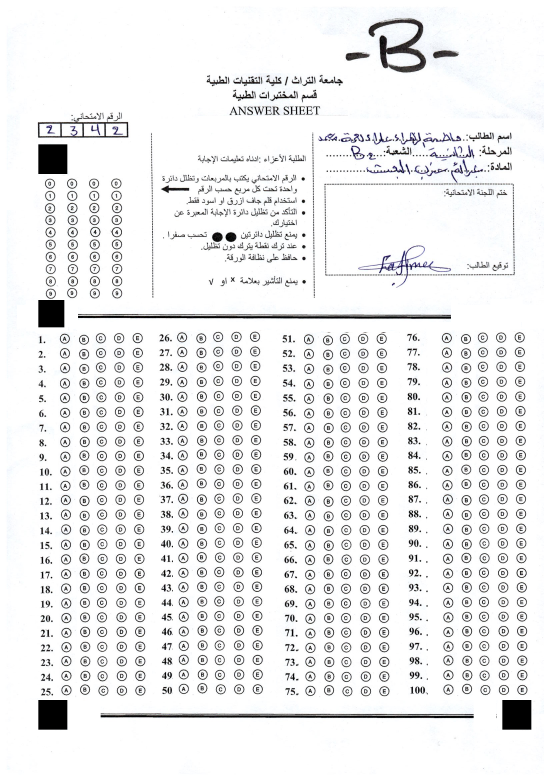
#> input picture testimage.png, 1652 x 2342 px (shown at 1/3 size)
$ python -i image_preprocessing.py   (imports and definitions only)
#> lines starting #> are read from the running program, lines starting #| are printed output that depends on the picture; after the words box and inside, x2 and y2 are one past the last pixel; in counts of white or black regions, pixels touching at a corner belong together
#> further down, picture is the input picture: shape (2342, 1652, 3); mean B, G, R 237.5, 237, 236.8
import fitz  # PyMuPDF
import os
from PIL import Image
import cv2
import numpy as np


# [67 lines left out: functions pdf_to_images, resize_images, display_images, add_for_squared_in_image_corners, not called in this run]

def getCannyFrame( frame, s1=127, s2=255):
        gray = cv2.cvtColor(frame, cv2.COLOR_RGBA2GRAY)
        return cv2.Canny(gray, s1, s2)

# [151 lines left out: functions getAdaptiveThresh, save_images, getCircularContours, draw_contours_on_frame, get_sub_images, analyse_sub_images, not called in this run]
        # save_images([ad_image,drawed_bubbles],f'page_{i}_',f'_({bubbles_count})_')

def find_four_squares(frame, analyses=False):
#> called with analyses = False
    gray = cv2.cvtColor(frame, cv2.COLOR_BGR2GRAY)
    blurred = cv2.GaussianBlur(gray, (5, 5), 0)
    edged = cv2.Canny(blurred, 50, 150)
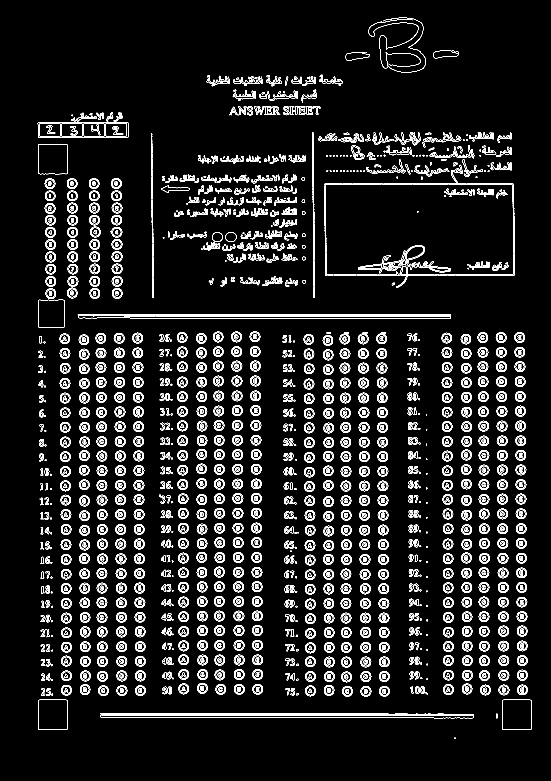
#> edged: shape (2342, 1652) (shown at 1/3 size); 5.5% white in thin lines or dots, all inside (x1, y1, x2, y2) = (113, 53, 1595, 2216)

    contours, _ = cv2.findContours(edged, cv2.RETR_EXTERNAL, cv2.CHAIN_APPROX_SIMPLE)
#> contours = 1519 contours, 566 with area under 20; largest, box (x1, y1, x2, y2) and area: (113, 344, 385, 413) 12454, (114, 2099, 203, 2190) 7796, (1506, 2099, 1595, 2190) 7794, (114, 432, 203, 523) 7769, (114, 899, 194, 983) 6389
    squares = []

    for contour in contours:
        approx = cv2.approxPolyDP(contour, 0.04 * cv2.arcLength(contour, True), True)
        if len(approx) == 4:
            x, y, w, h = cv2.boundingRect(approx)
            aspect_ratio = w / float(h)
            if 0.9 <= aspect_ratio <= 1.1 and w < frame.shape[1] / 10:  # Check if the contour is approximately square and width is less than frame width/10
                squares.append(approx)
#> this loop made 1519 passes
#> (approx, x, y, w, h, aspect_ratio) on passes 1, 2, 4, 5, 13, 47: ([[1367, 2215], [1365, 2212], [1363, 2213], [1363, 2215]], 1363, 2212, 5, 4, 1.25), ([[1489, 2141], [1489, 2154], [1491, 2154], [1491, 2141]], 1489, 2141, 3, 14, 0.214), ([[1507, 2100], [1507, 2188], [1593, 2188], [1593, 2100]], 1507, 2100, 87, 89, 0.978), ([[115, 2100], [115, 2188], [201, 2188], [201, 2100]], 115, 2100, 87, 89, 0.978), ([[868, 2064], [856, 2067], [865, 2069], [861, 2085]], 856, 2064, 13, 22, 0.591), ([[880, 2019], [871, 2035], [882, 2040], [884, 2032]], 871, 2019, 14, 22, 0.636)
#> (x, y, w, h, aspect_ratio) on passes 78, 84, 119, 123, 145, 150: (1261, 1988, 5, 5, 1), (486, 1972, 13, 22, 0.591), (855, 1932, 14, 22, 0.636), (486, 1928, 14, 22, 0.636), (871, 1908, 12, 2, 6), (517, 1901, 3, 5, 0.6)
#> after the loop, squares = 36 contours, 32 with area under 20; largest, box (x1, y1, x2, y2) and area: (1507, 2100, 1594, 2189) 7568, (115, 2100, 202, 2189) 7568, (115, 433, 202, 522) 7568, (115, 900, 193, 982) 6237

    # Sort squares by area and select the largest 4
    squares = sorted(squares, key=cv2.contourArea, reverse=True)[:4]
#> squares = 4 contours; box (x1, y1, x2, y2) and area: (1507, 2100, 1594, 2189) 7568, (115, 2100, 202, 2189) 7568, (115, 433, 202, 522) 7568, (115, 900, 193, 982) 6237

    if analyses:
        analyzed_frame = frame.copy()
        cv2.drawContours(analyzed_frame, squares, -1, (0, 255, 0), 2)
        display_images([analyzed_frame], "Analyzed Squares", 30)

    squares = sorted(squares, key=lambda c: cv2.boundingRect(c)[1])  # Sort by y-axis
#> squares = 4 contours; box (x1, y1, x2, y2) and area: (115, 433, 202, 522) 7568, (1507, 2100, 1594, 2189) 7568, (115, 2100, 202, 2189) 7568, (115, 900, 193, 982) 6237
    squares[-2:] = sorted(squares[-2:], key=lambda c: cv2.boundingRect(c)[0])  # Sort by x-axis

    return squares

# [97 lines left out: functions get_five_sub_images, OrigingetFourPoints, OrigingetCannyFrame, OrigingetAdaptiveThresh, OrigingetOvalContours, not called in this run]

>>> import cv2
>>> picture = cv2.imread('testimage.png')
>>> result = find_four_squares(picture)
#> result = 4 contours; box (x1, y1, x2, y2) and area: (115, 433, 202, 522) 7568, (115, 2100, 202, 2189) 7568, (1507, 2100, 1594, 2189) 7568, (115, 900, 193, 982) 6237

$ run again, on blank.png
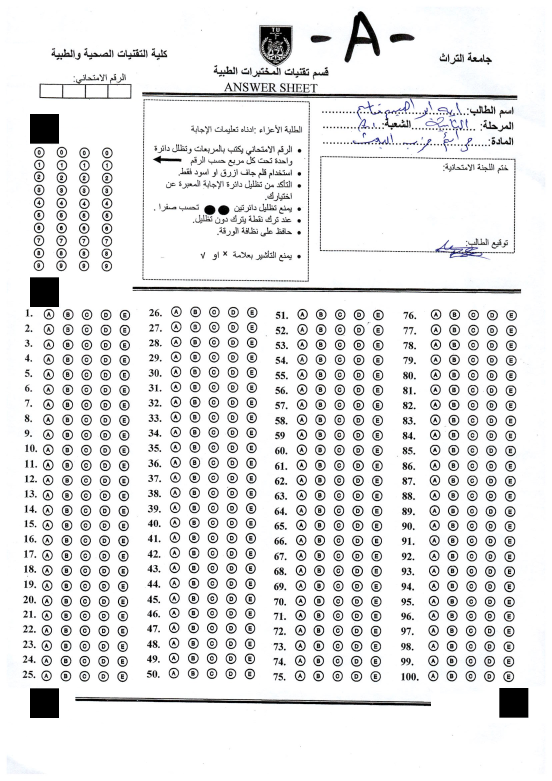
#> input picture blank.png, 1656 x 2342 px (shown at 1/3 size)
#> picture is the input picture: shape (2342, 1656, 3); mean B, G, R 232.1, 231.8, 231.5
#> in find_four_squares, `edged = cv2.Canny(blurred, 50, 150)`:
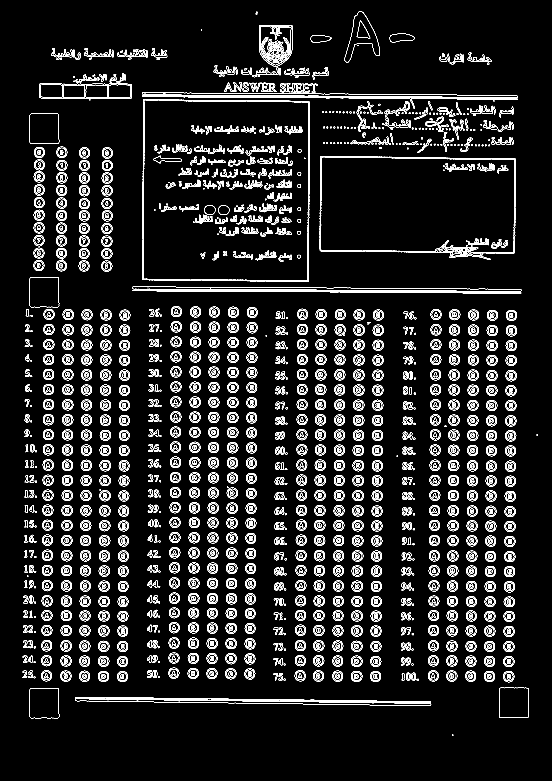
#> edged: shape (2342, 1656) (shown at 1/3 size); 5.9% white in thin lines or dots, all inside (x1, y1, x2, y2) = (68, 33, 1614, 2207)
#> contours = 1511 contours, 555 with area under 20; largest, box (x1, y1, x2, y2) and area: (226, 2091, 1294, 2118) 12869, (777, 75, 878, 201) 10760, (89, 831, 178, 922) 7792, (89, 2064, 178, 2155) 7791, (1497, 2063, 1586, 2154) 7786
#> the loop in find_four_squares, `for contour in contours:` made 1511 passes
#> (approx, x, y, w, h, aspect_ratio) on passes 1, 3, 4, 6, 11: ([[1356, 2204], [1356, 2206], [1359, 2206], [1359, 2204]], 1356, 2204, 4, 3, 1.33), ([[90, 2065], [90, 2153], [176, 2153], [176, 2065]], 90, 2065, 87, 89, 0.978), ([[1498, 2064], [1498, 2152], [1584, 2152], [1584, 2064]], 1498, 2064, 87, 89, 0.978), ([[1251, 2036], [1250, 2040], [1254, 2041], [1255, 2037]], 1250, 2036, 6, 6, 1), ([[1211, 2019], [1205, 2023], [1206, 2041], [1213, 2039]], 1205, 2019, 9, 23, 0.391)
#> after the loop in find_four_squares, `for contour in contours:`: squares = 40 contours, 35 with area under 20; largest, box (x1, y1, x2, y2) and area: (90, 2065, 177, 2154) 7568, (1498, 2064, 1585, 2153) 7568, (90, 832, 177, 921) 7568, (90, 342, 177, 431) 7568, (1252, 417, 1294, 459) 329
#> in find_four_squares, `squares = sorted(squares, key=cv2.contourArea, reverse=True)[:4]`: squares = 4 contours; box (x1, y1, x2, y2) and area: (90, 2065, 177, 2154) 7568, (1498, 2064, 1585, 2153) 7568, (90, 832, 177, 921) 7568, (90, 342, 177, 431) 7568
#> in find_four_squares, `squares = sorted(squares, key=lambda c: cv2.boundingRect(c)[1])`: squares = 4 contours; box (x1, y1, x2, y2) and area: (90, 342, 177, 431) 7568, (90, 832, 177, 921) 7568, (1498, 2064, 1585, 2153) 7568, (90, 2065, 177, 2154) 7568
#> result = 4 contours; box (x1, y1, x2, y2) and area: (90, 342, 177, 431) 7568, (90, 832, 177, 921) 7568, (90, 2065, 177, 2154) 7568, (1498, 2064, 1585, 2153) 7568

$ run again, on 1 - Copy.jpg
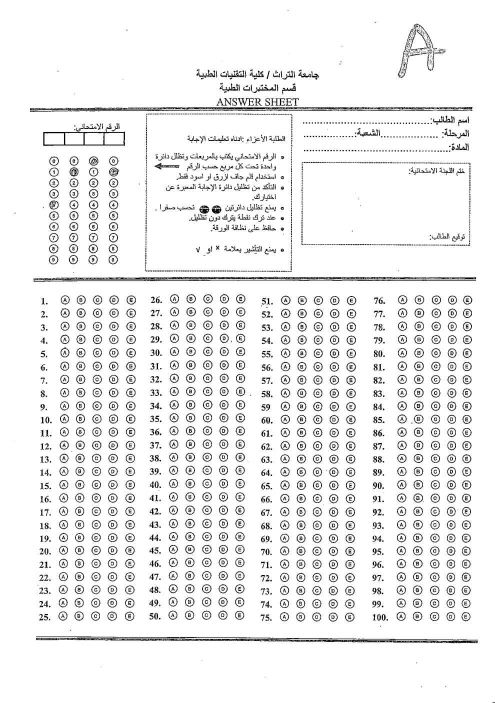
#> input picture 1 - Copy.jpg, 989 x 1405 px (shown at 1/2 size)
#> picture is the input picture: shape (1405, 989, 3); min 0, max 255, mean 237.1
#> in find_four_squares, `edged = cv2.Canny(blurred, 50, 150)`:
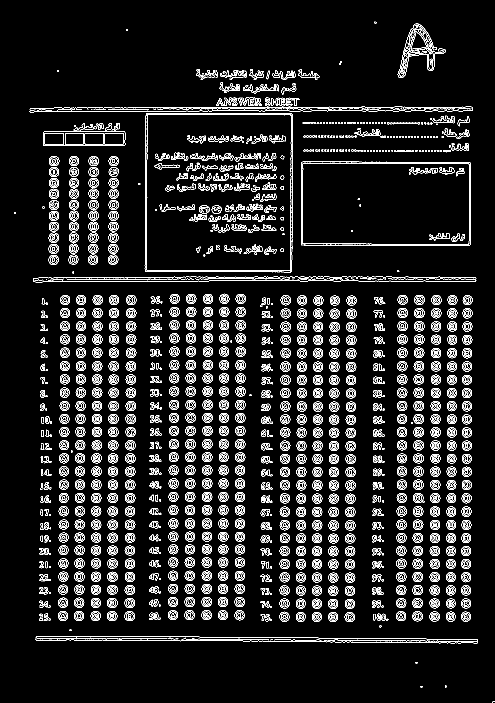
#> edged: shape (1405, 989) (shown at 1/2 size); 8.7% white in thin lines or dots
#> contours = 1051 contours, 356 with area under 20; largest, box (x1, y1, x2, y2) and area: (289, 226, 586, 545) 92914, (602, 323, 942, 492) 56366, (71, 1272, 956, 1287) 6712, (59, 213, 945, 225) 6462, (86, 246, 251, 292) 4749
#> the loop in find_four_squares, `for contour in contours:` made 1051 passes
#> (approx, x, y, w, h, aspect_ratio) on passes 2, 3, 4, 6, 9: ([[841, 1372], [841, 1374], [844, 1374], [844, 1372]], 841, 1372, 4, 3, 1.33), ([[890, 1371], [890, 1374], [892, 1374], [892, 1371]], 890, 1371, 3, 4, 0.75), ([[831, 1324], [831, 1326], [834, 1326], [834, 1324]], 831, 1324, 4, 3, 1.33), ([[139, 1259], [139, 1261], [142, 1261], [142, 1259]], 139, 1259, 4, 3, 1.33), ([[98, 1237], [97, 1240], [100, 1240], [100, 1237]], 97, 1237, 4, 4, 1)
#> after the loop in find_four_squares, `for contour in contours:`: squares = 37 contours, 36 with area under 20; largest, box (x1, y1, x2, y2) and area: (896, 671, 913, 688) 200
#> in find_four_squares, `squares = sorted(squares, key=cv2.contourArea, reverse=True)[:4]`: squares = 4 contours, 3 with area under 20; largest, box (x1, y1, x2, y2) and area: (896, 671, 913, 688) 200
#> result has the same summary as squares in find_four_squares
